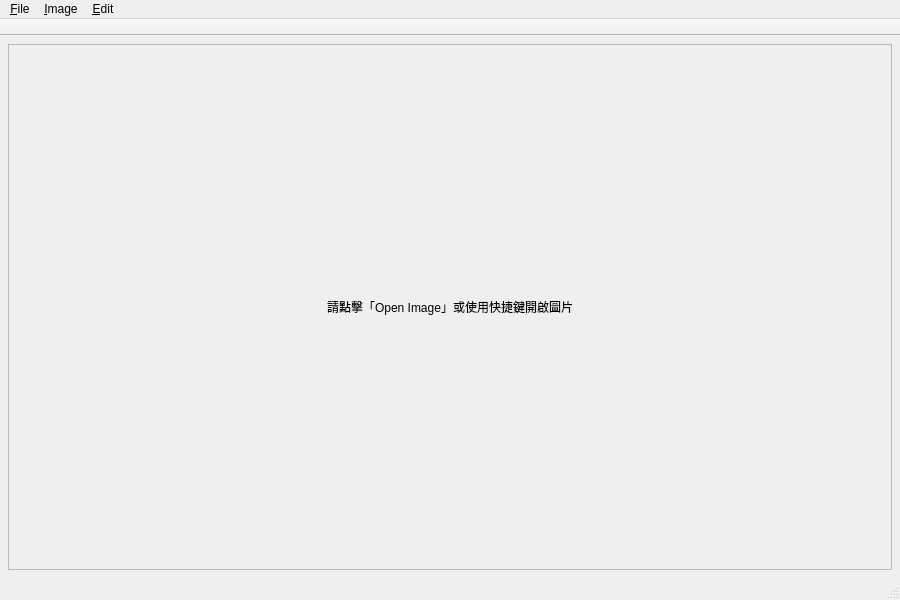
<?xml version="1.0" encoding="UTF-8"?>
<ui version="4.0">
 <class>MainWindow</class>
 <widget class="QMainWindow" name="MainWindow">
  <property name="geometry">
   <rect>
    <x>0</x>
    <y>0</y>
    <width>900</width>
    <height>600</height>
   </rect>
  </property>
  <property name="windowTitle">
   <string>Qt 影像檢視與編輯工具</string>
  </property>
  <widget class="QWidget" name="centralwidget">
   <layout class="QGridLayout" name="gridLayout">
    <property name="leftMargin">
     <number>8</number>
    </property>
    <property name="topMargin">
     <number>8</number>
    </property>
    <property name="rightMargin">
     <number>8</number>
    </property>
    <property name="bottomMargin">
     <number>8</number>
    </property>
    <item row="0" column="0">
     <widget class="QScrollArea" name="scrollArea">
      <property name="widgetResizable">
       <bool>true</bool>
      </property>
      <property name="alignment">
       <set>Qt::AlignmentFlag::AlignCenter</set>
      </property>
      <widget class="QWidget" name="scrollAreaWidgetContents">
       <property name="geometry">
        <rect>
         <x>0</x>
         <y>0</y>
         <width>882</width>
         <height>520</height>
        </rect>
       </property>
       <layout class="QGridLayout" name="scrollAreaLayout">
        <item row="0" column="0">
         <widget class="QLabel" name="imageLabel">
          <property name="alignment">
           <set>Qt::AlignmentFlag::AlignCenter</set>
          </property>
          <property name="text">
           <string>請點擊「Open Image」或使用快捷鍵開啟圖片</string>
          </property>
         </widget>
        </item>
       </layout>
      </widget>
     </widget>
    </item>
   </layout>
  </widget>
  <widget class="QMenuBar" name="menubar">
   <property name="geometry">
    <rect>
     <x>0</x>
     <y>0</y>
     <width>900</width>
     <height>22</height>
    </rect>
   </property>
   <widget class="QMenu" name="menuFile">
    <property name="title">
     <string>&amp;File</string>
    </property>
   </widget>
   <widget class="QMenu" name="menuImage">
    <property name="title">
     <string>&amp;Image</string>
    </property>
   </widget>
   <widget class="QMenu" name="menuEdit">
    <property name="title">
     <string>&amp;Edit</string>
    </property>
   </widget>
   <addaction name="menuFile"/>
   <addaction name="menuImage"/>
   <addaction name="menuEdit"/>
  </widget>
  <widget class="QToolBar" name="toolBar">
   <property name="movable">
    <bool>false</bool>
   </property>
   <property name="windowTitle">
    <string>Main ToolBar</string>
   </property>
   <property name="toolButtonStyle">
    <enum>Qt::ToolButtonStyle::ToolButtonTextBesideIcon</enum>
   </property>
   <attribute name="toolBarArea">
    <enum>TopToolBarArea</enum>
   </attribute>
   <attribute name="toolBarBreak">
    <bool>false</bool>
   </attribute>
  </widget>
  <widget class="QStatusBar" name="statusbar"/>
 </widget>
 <resources/>
 <connections/>
</ui>
